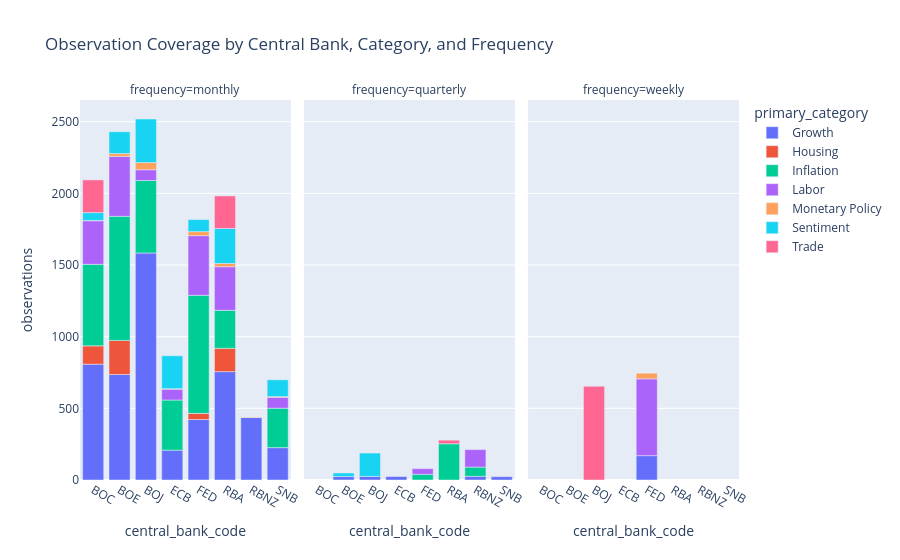

Source (notebook cell):
### Code cell
fig = px.bar(
    group_summary,
    x="central_bank_code",
    y="observations",
    color="primary_category",
    facet_col="frequency",
    title="Observation Coverage by Central Bank, Category, and Frequency",
)
fig.show()

### Figure 1 — Plotly figure (JSON) as saved in the notebook; plotly's stock layout.template omitted (floating-point values rounded to 4 significant figures)
{"data": [{"hovertemplate": "primary_category=Growth<br>frequency=monthly<br>central_bank_code=%{x}<br>observations=%{y}<extra></extra>", "legendgroup": "Growth", "marker": {"color": "#636efa", "pattern": {"shape": ""}}, "name": "Growth", "orientation": "v", "showlegend": true, "textposition": "auto", "type": "bar", "x": ["BOC", "BOE", "BOJ", "ECB", "FED", "RBA", "RBNZ", "SNB"], "xaxis": "x", "y": [808, 736, 1584, 208, 422, 756, 436, 226], "yaxis": "y"}, {"hovertemplate": "primary_category=Growth<br>frequency=quarterly<br>central_bank_code=%{x}<br>observations=%{y}<extra></extra>", "legendgroup": "Growth", "marker": {"color": "#636efa", "pattern": {"shape": ""}}, "name": "Growth", "orientation": "v", "showlegend": false, "textposition": "auto", "type": "bar", "x": ["BOE", "BOJ", "ECB", "RBNZ", "SNB"], "xaxis": "x2", "y": [24, 25, 24, 26, 23], "yaxis": "y2"}, {"hovertemplate": "primary_category=Growth<br>frequency=weekly<br>central_bank_code=%{x}<br>observations=%{y}<extra></extra>", "legendgroup": "Growth", "marker": {"color": "#636efa", "pattern": {"shape": ""}}, "name": "Growth", "orientation": "v", "showlegend": false, "textposition": "auto", "type": "bar", "x": ["FED"], "xaxis": "x3", "y": [170], "yaxis": "y3"}, {"hovertemplate": "primary_category=Housing<br>frequency=monthly<br>central_bank_code=%{x}<br>observations=%{y}<extra></extra>", "legendgroup": "Housing", "marker": {"color": "#EF553B", "pattern": {"shape": ""}}, "name": "Housing", "orientation": "v", "showlegend": true, "textposition": "auto", "type": "bar", "x": ["BOC", "BOE", "FED", "RBA"], "xaxis": "x", "y": [128, 238, 43, 163], "yaxis": "y"}, {"hovertemplate": "primary_category=Inflation<br>frequency=monthly<br>central_bank_code=%{x}<br>observations=%{y}<extra></extra>", "legendgroup": "Inflation", "marker": {"color": "#00cc96", "pattern": {"shape": ""}}, "name": "Inflation", "orientation": "v", "showlegend": true, "textposition": "auto", "type": "bar", "x": ["BOC", "BOE", "BOJ", "ECB", "FED", "RBA", "SNB"], "xaxis": "x", "y": [569, 866, 506, 350, 824, 265, 275], "yaxis": "y"}, {"hovertemplate": "primary_category=Inflation<br>frequency=quarterly<br>central_bank_code=%{x}<br>observations=%{y}<extra></extra>", "legendgroup": "Inflation", "marker": {"color": "#00cc96", "pattern": {"shape": ""}}, "name": "Inflation", "orientation": "v", "showlegend": false, "textposition": "auto", "type": "bar", "x": ["FED", "RBA", "RBNZ"], "xaxis": "x2", "y": [40, 253, 64], "yaxis": "y2"}, {"hovertemplate": "primary_category=Labor<br>frequency=monthly<br>central_bank_code=%{x}<br>observations=%{y}<extra></extra>", "legendgroup": "Labor", "marker": {"color": "#ab63fa", "pattern": {"shape": ""}}, "name": "Labor", "orientation": "v", "showlegend": true, "textposition": "auto", "type": "bar", "x": ["BOC", "BOE", "BOJ", "ECB", "FED", "RBA", "SNB"], "xaxis": "x", "y": [304, 418, 75, 76, 416, 304, 76], "yaxis": "y"}, {"hovertemplate": "primary_category=Labor<br>frequency=quarterly<br>central_bank_code=%{x}<br>observations=%{y}<extra></extra>", "legendgroup": "Labor", "marker": {"color": "#ab63fa", "pattern": {"shape": ""}}, "name": "Labor", "orientation": "v", "showlegend": false, "textposition": "auto", "type": "bar", "x": ["FED", "RBNZ"], "xaxis": "x2", "y": [39, 122], "yaxis": "y2"}, {"hovertemplate": "primary_category=Labor<br>frequency=weekly<br>central_bank_code=%{x}<br>observations=%{y}<extra></extra>", "legendgroup": "Labor", "marker": {"color": "#ab63fa", "pattern": {"shape": ""}}, "name": "Labor", "orientation": "v", "showlegend": false, "textposition": "auto", "type": "bar", "x": ["FED"], "xaxis": "x3", "y": [536], "yaxis": "y3"}, {"hovertemplate": "primary_category=Monetary Policy<br>frequency=monthly<br>central_bank_code=%{x}<br>observations=%{y}<extra></extra>", "legendgroup": "Monetary Policy", "marker": {"color": "#FFA15A", "pattern": {"shape": ""}}, "name": "Monetary Policy", "orientation": "v", "showlegend": true, "textposition": "auto", "type": "bar", "x": ["BOC", "BOE", "BOJ", "ECB", "FED", "RBA", "RBNZ", "SNB"], "xaxis": "x", "y": [2, 20, 50, 3, 28, 23, 4, 5], "yaxis": "y"}, {"hovertemplate": "primary_category=Monetary Policy<br>frequency=weekly<br>central_bank_code=%{x}<br>observations=%{y}<extra></extra>", "legendgroup": "Monetary Policy", "marker": {"color": "#FFA15A", "pattern": {"shape": ""}}, "name": "Monetary Policy", "orientation": "v", "showlegend": false, "textposition": "auto", "type": "bar", "x": ["FED"], "xaxis": "x3", "y": [39], "yaxis": "y3"}, {"hovertemplate": "primary_category=Sentiment<br>frequency=monthly<br>central_bank_code=%{x}<br>observations=%{y}<extra></extra>", "legendgroup": "Sentiment", "marker": {"color": "#19d3f3", "pattern": {"shape": ""}}, "name": "Sentiment", "orientation": "v", "showlegend": true, "textposition": "auto", "type": "bar", "x": ["BOC", "BOE", "BOJ", "ECB", "FED", "RBA", "SNB"], "xaxis": "x", "y": [55, 152, 304, 230, 84, 244, 117], "yaxis": "y"}, {"hovertemplate": "primary_category=Sentiment<br>frequency=quarterly<br>central_bank_code=%{x}<br>observations=%{y}<extra></extra>", "legendgroup": "Sentiment", "marker": {"color": "#19d3f3", "pattern": {"shape": ""}}, "name": "Sentiment", "orientation": "v", "showlegend": false, "textposition": "auto", "type": "bar", "x": ["BOE", "BOJ"], "xaxis": "x2", "y": [25, 163], "yaxis": "y2"}, {"hovertemplate": "primary_category=Trade<br>frequency=monthly<br>central_bank_code=%{x}<br>observations=%{y}<extra></extra>", "legendgroup": "Trade", "marker": {"color": "#FF6692", "pattern": {"shape": ""}}, "name": "Trade", "orientation": "v", "showlegend": true, "textposition": "auto", "type": "bar", "x": ["BOC", "RBA"], "xaxis": "x", "y": [228, 227], "yaxis": "y"}, {"hovertemplate": "primary_category=Trade<br>frequency=quarterly<br>central_bank_code=%{x}<br>observations=%{y}<extra></extra>", "legendgroup": "Trade", "marker": {"color": "#FF6692", "pattern": {"shape": ""}}, "name": "Trade", "orientation": "v", "showlegend": false, "textposition": "auto", "type": "bar", "x": ["RBA"], "xaxis": "x2", "y": [25], "yaxis": "y2"}, {"hovertemplate": "primary_category=Trade<br>frequency=weekly<br>central_bank_code=%{x}<br>observations=%{y}<extra></extra>", "legendgroup": "Trade", "marker": {"color": "#FF6692", "pattern": {"shape": ""}}, "name": "Trade", "orientation": "v", "showlegend": false, "textposition": "auto", "type": "bar", "x": ["BOJ"], "xaxis": "x3", "y": [654], "yaxis": "y3"}], "layout": {"annotations": [{"font": {}, "showarrow": false, "text": "frequency=monthly", "x": 0.16, "xanchor": "center", "xref": "paper", "y": 1.0, "yanchor": "bottom", "yref": "paper"}, {"font": {}, "showarrow": false, "text": "frequency=quarterly", "x": 0.5, "xanchor": "center", "xref": "paper", "y": 1.0, "yanchor": "bottom", "yref": "paper"}, {"font": {}, "showarrow": false, "text": "frequency=weekly", "x": 0.84, "xanchor": "center", "xref": "paper", "y": 1.0, "yanchor": "bottom", "yref": "paper"}], "barmode": "relative", "legend": {"title": {"text": "primary_category"}, "tracegroupgap": 0}, "title": {"text": "Observation Coverage by Central Bank, Category, and Frequency"}, "xaxis": {"anchor": "y", "domain": [0.0, 0.32], "title": {"text": "central_bank_code"}}, "xaxis2": {"anchor": "y2", "domain": [0.34, 0.66], "matches": "x", "title": {"text": "central_bank_code"}}, "xaxis3": {"anchor": "y3", "domain": [0.68, 1.0], "matches": "x", "title": {"text": "central_bank_code"}}, "yaxis": {"anchor": "x", "domain": [0.0, 1.0], "title": {"text": "observations"}}, "yaxis2": {"anchor": "x2", "domain": [0.0, 1.0], "matches": "y", "showticklabels": false}, "yaxis3": {"anchor": "x3", "domain": [0.0, 1.0], "matches": "y", "showticklabels": false}}}
